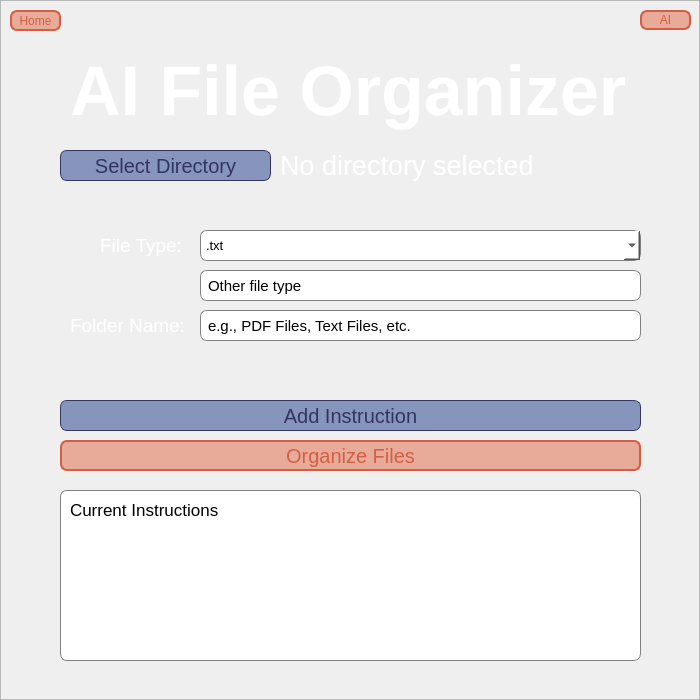
<?xml version="1.0" encoding="UTF-8"?>
<ui version="4.0">
 <class>Dialog</class>
 <widget class="QDialog" name="Dialog">
  <property name="geometry">
   <rect>
    <x>0</x>
    <y>0</y>
    <width>700</width>
    <height>700</height>
   </rect>
  </property>
  <property name="sizePolicy">
   <sizepolicy hsizetype="Fixed" vsizetype="Fixed">
    <horstretch>0</horstretch>
    <verstretch>0</verstretch>
   </sizepolicy>
  </property>
  <property name="font">
   <font>
    <pointsize>10</pointsize>
   </font>
  </property>
  <property name="windowTitle">
   <string>Dialog</string>
  </property>
  <property name="styleSheet">
   <string notr="true">background-image: url('C:/Users/ceian/Desktop/dsa-finals/bg-gradient-1.jpg');</string>
  </property>
  <widget class="QFrame" name="frame">
   <property name="geometry">
    <rect>
     <x>0</x>
     <y>0</y>
     <width>700</width>
     <height>700</height>
    </rect>
   </property>
   <property name="frameShape">
    <enum>QFrame::StyledPanel</enum>
   </property>
   <property name="frameShadow">
    <enum>QFrame::Raised</enum>
   </property>
   <widget class="QLabel" name="selected_directory">
    <property name="geometry">
     <rect>
      <x>280</x>
      <y>150</y>
      <width>361</width>
      <height>31</height>
     </rect>
    </property>
    <property name="font">
     <font>
      <family>Helvetica</family>
      <pointsize>20</pointsize>
     </font>
    </property>
    <property name="styleSheet">
     <string notr="true">background: none; color: white;</string>
    </property>
    <property name="text">
     <string>No directory selected</string>
    </property>
   </widget>
   <widget class="QPushButton" name="select_directory">
    <property name="geometry">
     <rect>
      <x>60</x>
      <y>150</y>
      <width>211</width>
      <height>31</height>
     </rect>
    </property>
    <property name="font">
     <font>
      <pointsize>15</pointsize>
     </font>
    </property>
    <property name="styleSheet">
     <string notr="true">background: #8695bb;
 color: #333462;
border: 1px solid #333462;
border-radius: 7px;</string>
    </property>
    <property name="text">
     <string>Select Directory</string>
    </property>
   </widget>
   <widget class="QLabel" name="file_type">
    <property name="geometry">
     <rect>
      <x>100</x>
      <y>230</y>
      <width>91</width>
      <height>31</height>
     </rect>
    </property>
    <property name="font">
     <font>
      <family>Helvetica</family>
      <pointsize>14</pointsize>
     </font>
    </property>
    <property name="styleSheet">
     <string notr="true">background: none; color: white;</string>
    </property>
    <property name="text">
     <string>File Type:</string>
    </property>
   </widget>
   <widget class="QComboBox" name="choose_file_type">
    <property name="geometry">
     <rect>
      <x>200</x>
      <y>230</y>
      <width>441</width>
      <height>31</height>
     </rect>
    </property>
    <property name="font">
     <font>
      <family>Helvetica</family>
      <pointsize>10</pointsize>
     </font>
    </property>
    <property name="styleSheet">
     <string notr="true">background: white;
 color: black;
border: 1px solid grey;
border-radius: 7px;
padding: 5px;</string>
    </property>
    <item>
     <property name="text">
      <string>.txt</string>
     </property>
    </item>
    <item>
     <property name="text">
      <string>.png</string>
     </property>
    </item>
    <item>
     <property name="text">
      <string>.jpg</string>
     </property>
    </item>
    <item>
     <property name="text">
      <string>.mp4</string>
     </property>
    </item>
    <item>
     <property name="text">
      <string>.mp3</string>
     </property>
    </item>
    <item>
     <property name="text">
      <string>.docx</string>
     </property>
    </item>
    <item>
     <property name="text">
      <string>.ppt</string>
     </property>
    </item>
    <item>
     <property name="text">
      <string>.pdf</string>
     </property>
    </item>
   </widget>
   <widget class="QLineEdit" name="other_files">
    <property name="geometry">
     <rect>
      <x>200</x>
      <y>270</y>
      <width>441</width>
      <height>31</height>
     </rect>
    </property>
    <property name="font">
     <font>
      <family>Helvetica</family>
      <pointsize>11</pointsize>
     </font>
    </property>
    <property name="styleSheet">
     <string notr="true">font-family: &quot;Helvetica&quot;;
background: white;
color: black;
border: 1px solid gray;
border-radius: 7px;
padding: 5px;</string>
    </property>
    <property name="text">
     <string>Other file type</string>
    </property>
   </widget>
   <widget class="QLabel" name="folder_name">
    <property name="geometry">
     <rect>
      <x>70</x>
      <y>310</y>
      <width>121</width>
      <height>31</height>
     </rect>
    </property>
    <property name="font">
     <font>
      <family>Helvetica</family>
      <pointsize>14</pointsize>
     </font>
    </property>
    <property name="styleSheet">
     <string notr="true">background: none; color: white;</string>
    </property>
    <property name="text">
     <string>Folder Name:</string>
    </property>
   </widget>
   <widget class="QLineEdit" name="folder_names">
    <property name="geometry">
     <rect>
      <x>200</x>
      <y>310</y>
      <width>441</width>
      <height>31</height>
     </rect>
    </property>
    <property name="font">
     <font>
      <family>Helvetica</family>
      <pointsize>11</pointsize>
     </font>
    </property>
    <property name="styleSheet">
     <string notr="true">font-family: &quot;Helvetica&quot;;
background: white;
color: black;
border: 1px solid gray;
border-radius: 7px;
padding: 5px;</string>
    </property>
    <property name="text">
     <string>e.g., PDF Files, Text Files, etc.</string>
    </property>
   </widget>
   <widget class="QPushButton" name="add_instruction">
    <property name="geometry">
     <rect>
      <x>60</x>
      <y>400</y>
      <width>581</width>
      <height>31</height>
     </rect>
    </property>
    <property name="font">
     <font>
      <pointsize>15</pointsize>
     </font>
    </property>
    <property name="styleSheet">
     <string notr="true">background: #8695bb;
 color: #333462;
border: 1px solid #333462;
border-radius: 7px;</string>
    </property>
    <property name="text">
     <string>Add Instruction</string>
    </property>
   </widget>
   <widget class="QPushButton" name="organize_files">
    <property name="geometry">
     <rect>
      <x>60</x>
      <y>440</y>
      <width>581</width>
      <height>31</height>
     </rect>
    </property>
    <property name="font">
     <font>
      <pointsize>15</pointsize>
     </font>
    </property>
    <property name="styleSheet">
     <string notr="true">background: #e8ab9a;
color: #d25f44;
border: 2px solid #d25f44;
border-radius: 7px;</string>
    </property>
    <property name="text">
     <string>Organize Files</string>
    </property>
   </widget>
   <widget class="QTextBrowser" name="textBrowser">
    <property name="geometry">
     <rect>
      <x>60</x>
      <y>490</y>
      <width>581</width>
      <height>171</height>
     </rect>
    </property>
    <property name="font">
     <font>
      <family>Helvetica</family>
      <pointsize>13</pointsize>
     </font>
    </property>
    <property name="styleSheet">
     <string notr="true">font-family: &quot;Helvetica&quot;;
border: 1px solid gray; 
padding: 5px; 
background: #fff;
border-radius: 7px;</string>
    </property>
    <property name="html">
     <string>&lt;!DOCTYPE HTML PUBLIC &quot;-//W3C//DTD HTML 4.0//EN&quot; &quot;http://www.w3.org/TR/REC-html40/strict.dtd&quot;&gt;
&lt;html&gt;&lt;head&gt;&lt;meta name=&quot;qrichtext&quot; content=&quot;1&quot; /&gt;&lt;meta charset=&quot;utf-8&quot; /&gt;&lt;style type=&quot;text/css&quot;&gt;
p, li { white-space: pre-wrap; }
hr { height: 1px; border-width: 0; }
li.unchecked::marker { content: &quot;\2610&quot;; }
li.checked::marker { content: &quot;\2612&quot;; }
&lt;/style&gt;&lt;/head&gt;&lt;body style=&quot; font-family:'Helvetica'; font-size:13pt; font-weight:400; font-style:normal;&quot;&gt;
&lt;p style=&quot; margin-top:0px; margin-bottom:0px; margin-left:0px; margin-right:0px; -qt-block-indent:0; text-indent:0px;&quot;&gt;Current Instructions&lt;/p&gt;&lt;/body&gt;&lt;/html&gt;</string>
    </property>
   </widget>
   <widget class="QPushButton" name="back_button">
    <property name="geometry">
     <rect>
      <x>10</x>
      <y>10</y>
      <width>51</width>
      <height>21</height>
     </rect>
    </property>
    <property name="font">
     <font>
      <pointsize>9</pointsize>
     </font>
    </property>
    <property name="styleSheet">
     <string notr="true">background: #e8ab9a;
color: #d25f44;
border: 2px solid #d25f44;
border-radius: 7px;</string>
    </property>
    <property name="text">
     <string>Home</string>
    </property>
   </widget>
   <widget class="QPushButton" name="AI_Button">
    <property name="geometry">
     <rect>
      <x>640</x>
      <y>10</y>
      <width>51</width>
      <height>20</height>
     </rect>
    </property>
    <property name="font">
     <font>
      <pointsize>9</pointsize>
     </font>
    </property>
    <property name="styleSheet">
     <string notr="true">background: #e8ab9a;
color: #d25f44;
border: 2px solid #d25f44;
border-radius: 7px;</string>
    </property>
    <property name="text">
     <string>AI</string>
    </property>
   </widget>
   <widget class="QLabel" name="title">
    <property name="geometry">
     <rect>
      <x>70</x>
      <y>50</y>
      <width>561</width>
      <height>81</height>
     </rect>
    </property>
    <property name="font">
     <font>
      <family>Helvetica</family>
      <pointsize>-1</pointsize>
      <bold>true</bold>
     </font>
    </property>
    <property name="styleSheet">
     <string notr="true">background: transparent;
border: none;
font-family: 'Helvetica';
font-size:70px;
color: white;</string>
    </property>
    <property name="text">
     <string>AI File Organizer</string>
    </property>
   </widget>
  </widget>
 </widget>
 <resources/>
 <connections/>
</ui>
